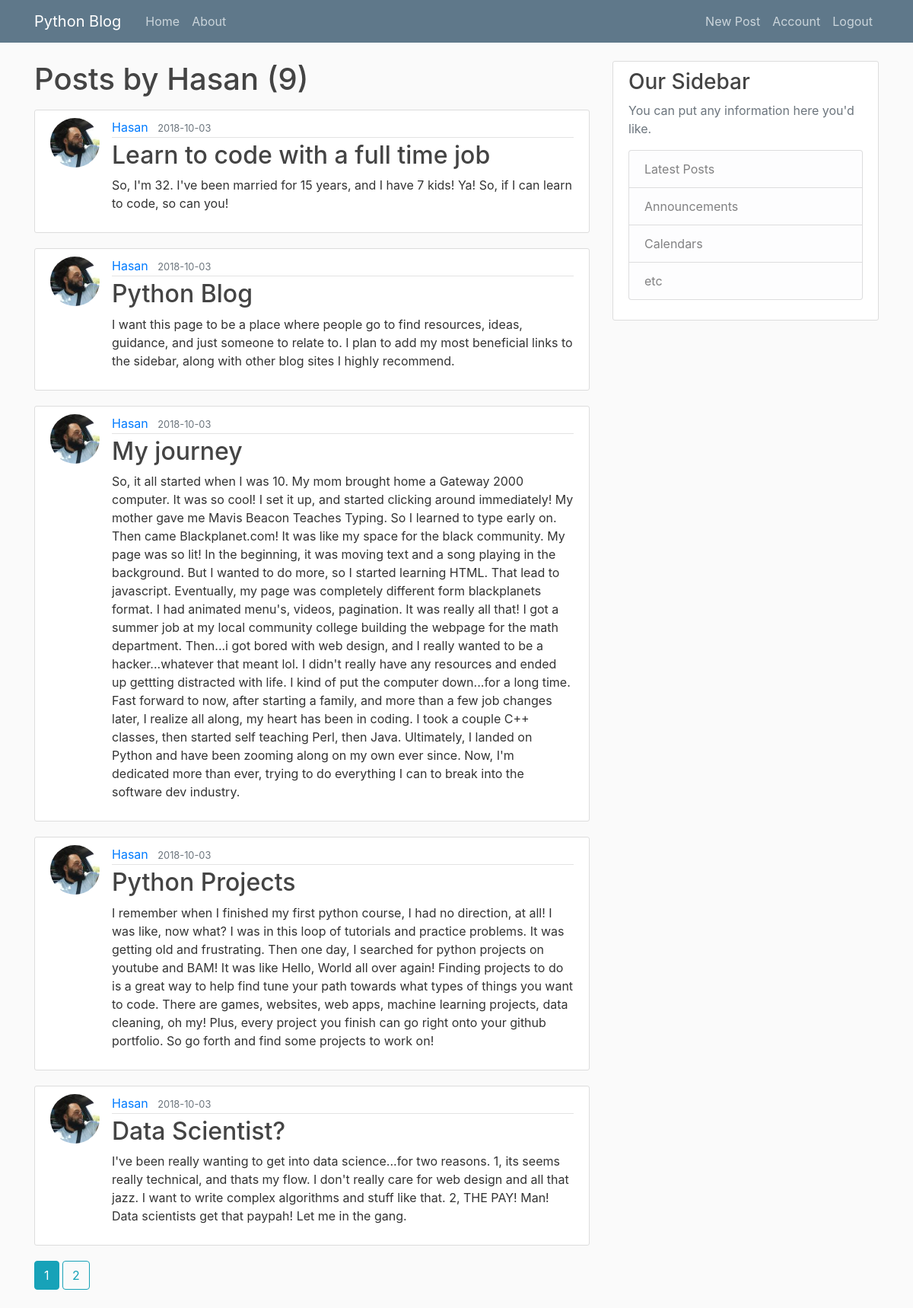
Screenshot of /user/Hasan (signed in) with the database file from the repository.
### pyblog/models.py (models this page shows, shortened)
class User(db.Model, UserMixin):
    id = db.Column(db.Integer, primary_key=True)
    username = db.Column(db.String(20), unique=True, nullable=False)
    email = db.Column(db.String(120), unique=True, nullable=False)
    image_file = db.Column(db.String(20), nullable=False, default='default.jpg')
    password = db.Column(db.String(60), nullable=False)
    posts = db.relationship('Post', backref='author', lazy=True)

class Post(db.Model):
    id = db.Column(db.Integer, primary_key=True)
    title = db.Column(db.String(100), nullable=False)
    date_posted = db.Column(db.DateTime, nullable=False, default=datetime.utcnow)
    content = db.Column(db.Text, nullable=False)
    user_id = db.Column(db.Integer, db.ForeignKey('user.id'), nullable=False)

### pyblog/routes.py (the view)
@app.route("/user/<string:username>")
def user_posts(username):
    page = request.args.get('page', 1, type=int)
    user = User.query.filter_by(username=username).first_or_404()
    posts = Post.query.filter_by(author=user)\
        .order_by(Post.date_posted.desc())\
        .paginate(page=page, per_page=5)
    return render_template('user_posts.html', posts=posts, user=user)

### pyblog/models.py (called while the page is built)
@login_manager.user_loader
def load_user(user_id):
    return User.query.get(int(user_id))

### pyblog/templates/user_posts.html
{% extends "layout.html" %}
{% block content %}
    <h1 class="mb-3">Posts by {{ user.username }} ({{ posts.total }})</h1>
    {% for post in posts.items %}
        <article class="media content-section">
          <img class="rounded-circle article-img" src="{{ url_for('static', filename='profile_pics/' + post.author.image_file) }}">
          <div class="media-body">
            <div class="article-metadata">
              <a class="mr-2" href="{{ url_for('user_posts', username=post.author.username) }}">{{ post.author.username }}</a>
              <small class="text-muted">{{ post.date_posted.strftime('%Y-%m-%d') }}</small>
            </div>
            <h2><a class="article-title" href="{{ url_for('post', post_id=post.id) }}">{{ post.title }}</a></h2>
            <p class="article-content">{{ post.content }}</p>
          </div>
        </article>
    {% endfor %}
    {% for page_num in posts.iter_pages(left_edge=1, right_edge=1, left_current=1, right_current=2) %}
      {% if page_num %}
        {% if posts.page == page_num %}
          <a class="btn btn-info mb-4" href="{{ url_for('user_posts', username=user.username, page=page_num) }}">{{ page_num }}</a>
        {% else %}
          <a class="btn btn-outline-info mb-4" href="{{ url_for('user_posts', username=user.username, page=page_num) }}">{{ page_num }}</a>
        {% endif %}
      {% else %}
        ...
      {% endif %}
    {% endfor %}
{% endblock content %}

### pyblog/static/main.css (style rules this page uses)
body { background: #fafafa; color: #333333; margin-top: 5rem; }
h1, h2, h3, h4, h5, h6 { color: #444444; }
.content-section { background: #ffffff; padding: 10px 20px; border: 1px solid #dddddd; border-radius: 3px; margin-bottom: 20px; }
.article-title { color: #444444; }
.article-content { white-space: pre-line; }
.article-img { height: 65px; width: 65px; margin-right: 16px; }
.article-metadata { padding-bottom: 1px; margin-bottom: 4px; border-bottom: 1px solid #e3e3e3 }

### rows the page displays
User: username "Hasan"
Post: image_file (picture), author.username "Hasan", date_posted "2018-10-03", title "Learn to code with a full time job", content "So, I'm 32. I've been married for 15 years, and I have 7 kids! Ya! So, if I can learn to code, so can you!"
Post: image_file (picture), author.username "Hasan", date_posted "2018-10-03", title "Python Blog", content "I want this page to be a place where people go to find resources, ideas, guidance, and just someone to relate to. I plan to add my most beneficial links to the sidebar, along with other blog sites I highly recommend."
Post: image_file (picture), author.username "Hasan", date_posted "2018-10-03", title "My journey", content "So, it all started when I was 10. My mom brought home a Gateway 2000 computer. It was so cool! I set it up, and started clicking around immediately! My mother gave me Mavis Beacon Teaches Typing. So I learned to type early on. Then came Blackplanet.com! It was like my space for the black community. My page was so lit! In the beginning, it was moving text and a song playing in the background. But I wanted to do more, so I started learning HTML. That lead to javascript. Eventually, my page was completely different form blackplanets format. I had animated menu's, videos, pagination. It was really all that! I got a summer job at my local community college building the webpage for the math…"
Post: image_file (picture), author.username "Hasan", date_posted "2018-10-03", title "Python Projects", content "I remember when I finished my first python course, I had no direction, at all! I was like, now what? I was in this loop of tutorials and practice problems. It was getting old and frustrating. Then one day, I searched for python projects on youtube and BAM! It was like Hello, World all over again! Finding projects to do is a great way to help find tune your path towards what types of things you want to code. There are games, websites, web apps, machine learning projects, data cleaning, oh my! Plus, every project you finish can go right onto your github portfolio. So go forth and find some projects to work on!"
Post: image_file (picture), author.username "Hasan", date_posted "2018-10-03", title "Data Scientist?", content "I've been really wanting to get into data science...for two reasons. 1, its seems really technical, and thats my flow. I don't really care for web design and all that jazz. I want to write complex algorithms and stuff like that. 2, THE PAY! Man! Data scientists get that paypah! Let me in the gang."

### other values shown
{{ posts.total }} "9"
{{ page_num }} "1"
{{ page_num }} "2"
